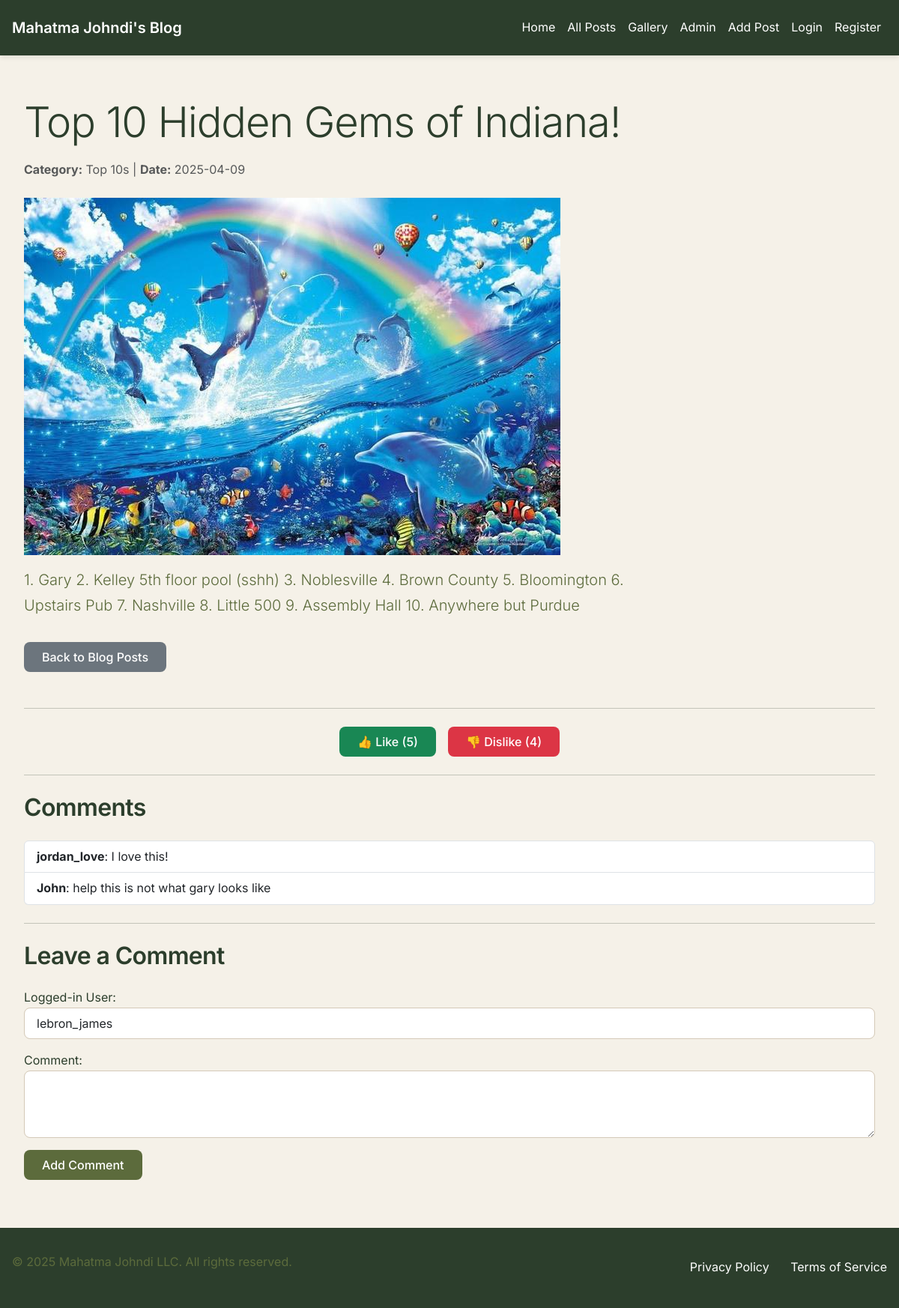
/blog_post/1 (signed in), run on the app's committed database.
### tables this page shows
CREATE TABLE blog_posts (
                    post_id INTEGER PRIMARY KEY AUTOINCREMENT,
                    user_id INTEGER NOT NULL,
                    blog_category TEXT CHECK(blog_category IN ('Top 10s', 'John''s Journeys', 'Moments to Memories', 'Reviews') OR blog_category IS NULL),
                    title TEXT NOT NULL,
                    date TEXT DEFAULT CURRENT_TIMESTAMP, -- Automatically records the current date and time
                    body TEXT NOT NULL,
                    blog_type TEXT,
                    likes INTEGER DEFAULT 0, -- New column for likes
                    dislikes INTEGER DEFAULT 0, -- New column for dislikes
                    FOREIGN KEY (user_id) REFERENCES users(user_id)
                );

CREATE TABLE comments (
                    comment_id INTEGER PRIMARY KEY AUTOINCREMENT,
                    user_id INTEGER NOT NULL,
                    post_id INTEGER NOT NULL,
                    datetime TEXT DEFAULT CURRENT_TIMESTAMP, -- Automatically records the current date and time
                    body TEXT NOT NULL,
                    FOREIGN KEY (user_id) REFERENCES users(user_id),
                    FOREIGN KEY (post_id) REFERENCES blog_posts(post_id)
                );

CREATE TABLE users (
                    user_id INTEGER PRIMARY KEY AUTOINCREMENT,
                    name TEXT NOT NULL,
                    email TEXT UNIQUE,
                    password TEXT NOT NULL,
                    profile_image TEXT, -- Path to the image file
                    username TEXT NOT NULL
                );

### app.py (the view)
@app.route('/blog_post/<int:post_id>', methods=['GET', 'POST'])
def blog_post(post_id):
    user_id = session.get('user_id')
    if not user_id:
        flash('Please log in to comment.', 'error')
        return redirect(url_for('login'))
    conn = get_db_connection()
    conn.row_factory = sqlite3.Row
    cursor = conn.cursor()
    cursor.execute("SELECT * FROM blog_posts WHERE post_id = ?", (post_id,))
    post = cursor.fetchone()
    cursor.execute("""
        SELECT c.body, u.username
        FROM comments c
        JOIN users u ON c.user_id = u.user_id
        WHERE c.post_id = ?
    """, (post_id,))
    comments = cursor.fetchall()
    cursor.execute("SELECT username FROM users WHERE user_id = ?", (user_id,))
    user = cursor.fetchone()
    username = user['username']
    if request.method == 'POST':
        body = request.form['body']
        cursor.execute("INSERT INTO comments (user_id, post_id, body) VALUES (?, ?, ?)", (user_id, post_id, body))
        conn.commit()
        flash('Comment added successfully!', 'success')
        return redirect(url_for('blog_post', post_id=post_id))
    conn.close()
    return render_template('blog_post.html', post=post, comments=comments, username=username)

### app.py (called while the page is built)
def get_db_connection():
    conn = sqlite3.connect("database.db")
    conn.row_factory = sqlite3.Row
    return conn

### templates/blog_post.html
{% extends 'base.html' %}
{% block content %}
<div class="container mt-4">
    <div class="mb-4">
        <h1 class="display-4">{{ post['title'] }}</h1>
        <p class="text-muted">
            <strong>Category:</strong> {{ post['blog_category'] }} |
            <strong>Date:</strong> {{ post['date'] }}
        </p>
    </div>
    <div class="mb-5">
        {% if post['title'] == "Grenada Sunsets" %}
            <img src="{{ url_for('static', filename='images/sunset.jpg') }}" class="img-fluid dynamic-image mb-3" alt="Example Image">
        {% elif post['title'] == "Trail Race Progression" %}
            <img src="{{ url_for('static', filename='images/running.jpg') }}" class="img-fluid dynamic-image mb-3" alt="Example Image">
        {% elif post['title'] == "Flag Football Final" %}
            <img src="{{ url_for('static', filename='images/football.jpg') }}" class="img-fluid dynamic-image mb-3" alt="Football">
            {% elif post['title'] == "Top 10 Hidden Gems of Indiana!" %}
            <img src="{{ url_for('static', filename='images/gary.jpg') }}" class="img-fluid dynamic-image mb-3" alt="Gary">
        {% endif %}
        <p class="lead">{{ post['body'] }}</p>
        <a href="{{ url_for('blog_posts_page') }}" class="btn btn-secondary mt-3">Back to Blog Posts</a>
    </div>
    <hr class="my-4">
    <div class="d-flex justify-content-center align-items-center mb-4">
        <form method="POST" action="{{ url_for('like_post', post_id=post['post_id']) }}" class="me-3">
            <button type="submit" class="btn btn-success btn-lg">👍 Like ({{ post['likes'] }})</button>
        </form>
        <form method="POST" action="{{ url_for('dislike_post', post_id=post['post_id']) }}">
            <button type="submit" class="btn btn-danger btn-lg">👎 Dislike ({{ post['dislikes'] }})</button>
        </form>
    </div>
    <hr class="my-4">
    <div class="comments-section">
        <h2 class="mb-4">Comments</h2>
        {% if comments %}
            <ul class="list-group mb-4">
                {% for comment in comments %}
                <li class="list-group-item">
                    <strong>{{ comment['username'] }}</strong>: {{ comment['body'] }}
                </li>
                {% endfor %}
            </ul>
        {% else %}
            <p class="text-muted">No comments yet. Be the first to comment!</p>
        {% endif %}
    </div>
    <hr class="my-4">
    <div class="comment-form">
        <h2 class="mb-4">Leave a Comment</h2>
        <form method="POST" action="{{ url_for('blog_post', post_id=post['post_id']) }}">
            <div class="form-group">
                <label for="username">Logged-in User:</label>
                <input type="text" name="username" id="username" class="form-control" value="{{ username }}" readonly>
            </div>
            <div class="form-group mt-3">
                <label for="body">Comment:</label>
                <textarea name="body" id="body" class="form-control" rows="3" required></textarea>
            </div>
            <button type="submit" class="btn btn-primary mt-3">Add Comment</button>
        </form>
    </div>
</div>
{% endblock %}

### static/css/style.css (style rules this page uses)
:root { --primary: #5C6B3C; --primary-light: #7A8C4A; --primary-dark: #3D4A2C; --secondary: #8B7355; --background: #F5F1E8; --surface: #FFFFFF; --header-bg: #2C3E2C; --footer-bg: #2C3E2C; --text-primary: #2C3E2C; --text-secondary: #5C6B3C; --text-light: #8B7355; --border: #D4C9B8; --success: #4A6B3C; --error: #8B3C3C; --warning: #8B6B3C; --font-family: 'Inter', -apple-system, BlinkMacSystemFont, 'Segoe UI', Roboto, sans-serif; --font-size-base: 16px; --line-height-base: 1.6; --spacing-xs: 0.25rem; --spacing-sm: 0.5rem; --spacing-md: 1rem; --spacing-lg: 1.5rem; --spacing-xl: 2rem; --radius-sm: 0.25rem; --radius-md: 0.5rem; --radius-lg: 1rem; --shadow-sm: 0 1px 2px 0 rgba(44, 62, 44, 0.05); --shadow-md: 0 4px 6px -1px rgba(44, 62, 44, 0.1); --shadow-lg: 0 10px 15px -3px rgba(44, 62, 44, 0.1); --transition-fast: 150ms ease; --transition-normal: 250ms ease; --transition-slow: 350ms ease; }
* { margin: 0; padding: 0; box-sizing: border-box; }
html { scroll-behavior: smooth; }
body { font-family: var(--font-family); font-size: var(--font-size-base); line-height: var(--line-height-base); color: var(--text-primary); background-color: var(--background); background-image: linear-gradient(to bottom, var(--header-bg) 0%, var(--background) 100px); min-height: 100vh; }
h1, h2, h3, h4, h5, h6 { color: var(--text-primary); font-weight: 600; line-height: 1.2; margin-bottom: var(--spacing-md); letter-spacing: -0.02em; }
h1 { font-size: clamp(2rem, 5vw, 2.5rem); }
h2 { font-size: clamp(1.75rem, 4vw, 2rem); }
p { margin-bottom: var(--spacing-md); color: var(--text-secondary); line-height: 1.7; max-width: 70ch; }
a { color: var(--primary); text-decoration: none; transition: color var(--transition-fast); outline: none; }
.container { width: 100%; max-width: 1200px; margin: 0 auto; padding: 0 var(--spacing-md); }
.form-control { width: 100%; padding: var(--spacing-sm) var(--spacing-md); border: 1px solid var(--border); border-radius: var(--radius-md); transition: all var(--transition-fast); background-color: var(--surface); font-size: 1rem; line-height: 1.5; }
.btn { display: inline-flex; align-items: center; justify-content: center; padding: var(--spacing-sm) var(--spacing-lg); border-radius: var(--radius-md); font-weight: 500; transition: all var(--transition-fast); cursor: pointer; border: none; font-size: 1rem; line-height: 1.5; min-height: 2.5rem; }
.btn-primary { background-color: var(--primary); color: white; }

### data on the page
blog_posts: title "Top 10 Hidden Gems of Indiana!", blog_category "Top 10s", date "2025-04-09", body "1. Gary 2. Kelley 5th floor pool (sshh) 3. Noblesville 4. Brown County 5. Bloomington 6. Upstairs Pub 7. Nashville 8. Little 500 9. Assembly Hall 10. Anywhere but Purdue", likes "5", dislikes "4"
comments: username "jordan_love", body "I love this!"
comments: username "John", body "help this is not what gary looks like"
users: username "lebron_james"
